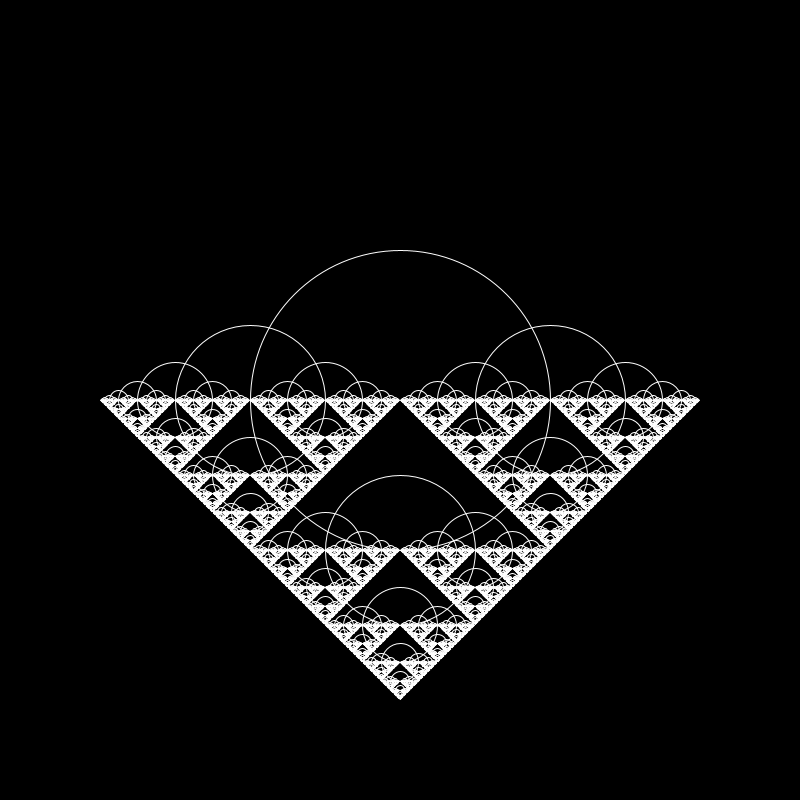
Frame 1 (no input)
Frame 60 (the mouse pressed at the canvas centre just before this capture): identical to frame 1, image omitted
Frame 120 (the mouse held since frame 60 and released just before this capture): identical to frame 1, image omitted

The Processing sketch that drew this single still picture (run headless with seeded random() and noise(); from frame 60 on, the mouse is pressed at the canvas centre):

// Processing sketch: fractal_recursion
// ── fractal_recursion.pde
void setup() {
  size(800, 800);
}

void draw() {

  background(0);
  drawCircle(width/2, height/2, 300);
}

void drawCircle(float x, float y, float d) {
  stroke(255);
  noFill();
  ellipse(x, y, d, d);
  if (d>2) {
    drawCircle(x+d/2, y, d/2);
    drawCircle(x-d/2, y, d/2);
    drawCircle(x, y+d/2, d/2);
  }
}
